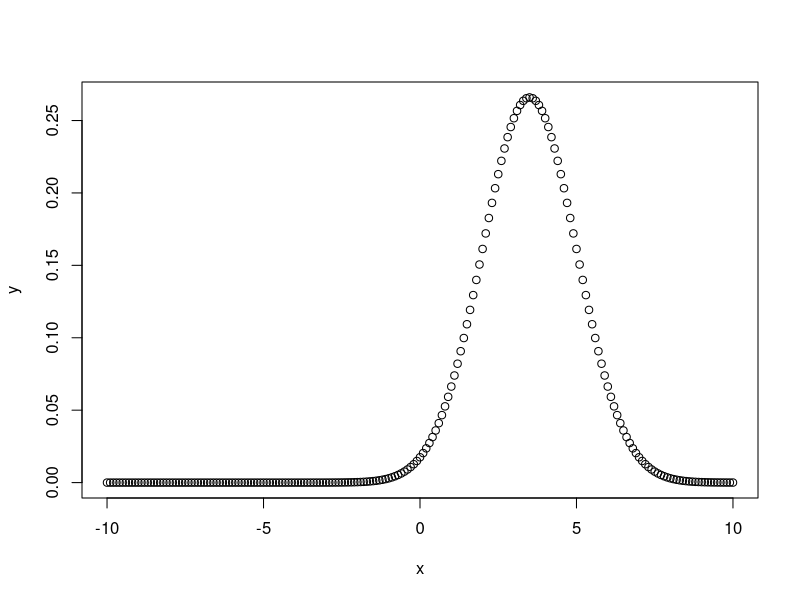
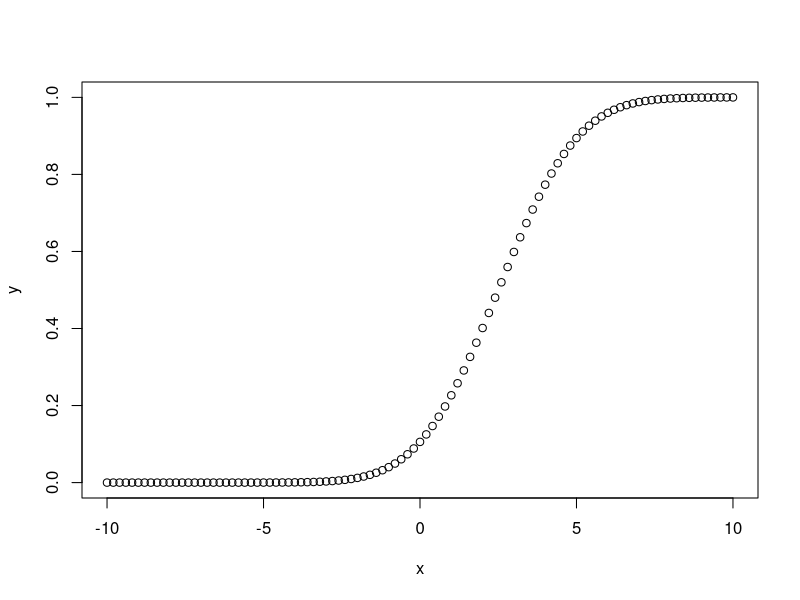
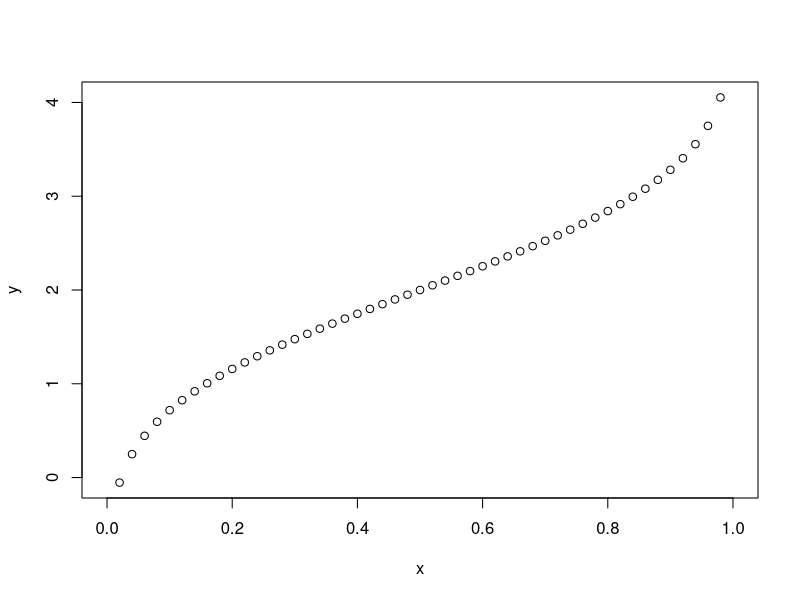
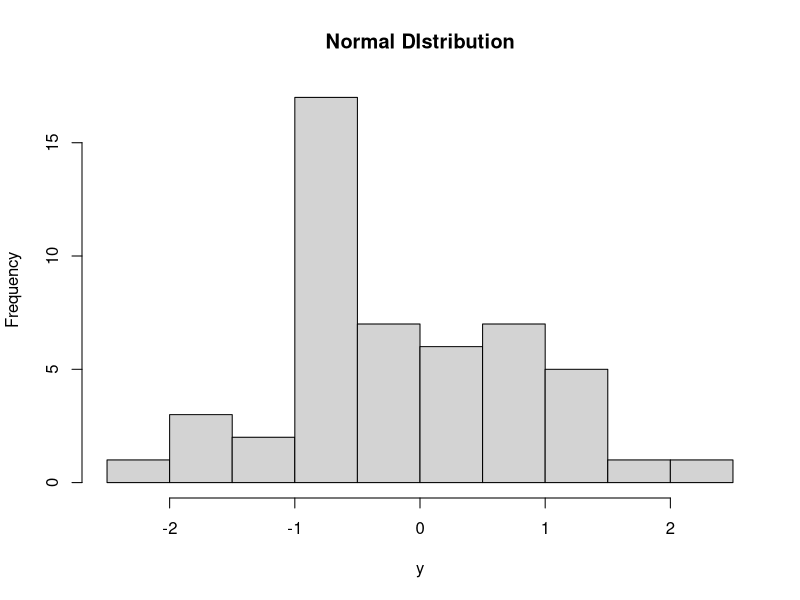

R code for these plots, in order:
# Create a sequence of numbers between -10 and 10 incrementing by 0.1.
x <- seq(-10, 10, by = .1)

# Choose the mean as 2.5 and standard deviation as 0.5.
y <- dnorm(x, mean = 3.5, sd = 1.5)

# Give the chart file a name.
png(file = "dnorm.png")

plot(x,y)

# Save the file.
dev.off()
# Create a sequence of numbers between -10 and 10 incrementing by 0.2.
x <- seq(-10,10,by = .2)

# Choose the mean as 2.5 and standard deviation as 2. 
y <- pnorm(x, mean = 2.5, sd = 2)

# Give the chart file a name.
png(file = "pnorm.png")

# Plot the graph.
plot(x,y)

# Save the file.
dev.off()
# Create a sequence of probability values incrementing by 0.02.
x <- seq(0, 1, by = 0.02)

# Choose the mean as 2 and standard deviation as 3.
y <- qnorm(x, mean = 2, sd = 1)

# Give the chart file a name.
png(file = "qnorm.png")

# Plot the graph.
plot(x,y)

# Save the file.
dev.off()
# Create a sample of 50 numbers which are normally distributed.
y <- rnorm(50)

# Give the chart file a name.
png(file = "rnorm.png")

# Plot the histogram for this sample.
hist(y, main = "Normal DIstribution")

# Save the file.
dev.off()

